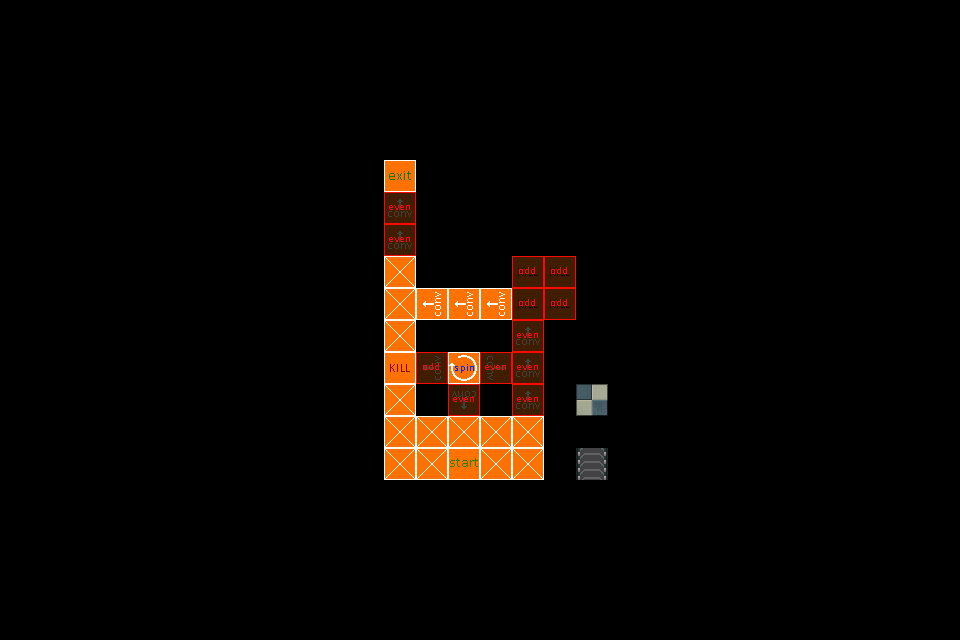

Rendered tile map (Tiled .tmx) drawn with the repository's tilesets; below, a short description and the full map source, tile grids included:
An orthogonal 30x20 tile map with 32x32 px tiles, 3 tile layers (logic, triggers, graphics), 3 tilesets.

<map version="1.8" tiledversion="1.9.2" orientation="orthogonal" renderorder="right-down" width="30" height="20" tilewidth="32" tileheight="32" infinite="0" nextlayerid="7" nextobjectid="1">
 <tileset firstgid="1" source="../tilesets/logic_tiles.tsx" />
 <tileset firstgid="7" source="../tilesets/activator_tiles.tsx" />
 <tileset firstgid="9" source="../tilesets/graphics_tiles.tsx" />
 <group id="2" name="level">
  <layer id="4" name="logic" width="30" height="20">
   <data encoding="csv">
0,0,0,0,0,0,0,0,0,0,0,0,0,0,0,0,0,0,0,0,0,0,0,0,0,0,0,0,0,0,
0,0,0,0,0,0,0,0,0,0,0,0,0,0,0,0,0,0,0,0,0,0,0,0,0,0,0,0,0,0,
0,0,0,0,0,0,0,0,0,0,0,0,0,0,0,0,0,0,0,0,0,0,0,0,0,0,0,0,0,0,
0,0,0,0,0,0,0,0,0,0,0,0,0,0,0,0,0,0,0,0,0,0,0,0,0,0,0,0,0,0,
0,0,0,0,0,0,0,0,0,0,0,0,0,0,0,0,0,0,0,0,0,0,0,0,0,0,0,0,0,0,
0,0,0,0,0,0,0,0,0,0,0,0,2,0,0,0,0,0,0,0,0,0,0,0,0,0,0,0,0,0,
0,0,0,0,0,0,0,0,0,0,0,0,1,0,0,0,0,0,0,0,0,0,0,0,0,0,0,0,0,0,
0,0,0,0,0,0,0,0,0,0,0,0,1,0,0,0,0,0,0,0,0,0,0,0,0,0,0,0,0,0,
0,0,0,0,0,0,0,0,0,0,0,0,3,0,0,0,4,4,0,0,0,0,0,0,0,0,0,0,0,0,
0,0,0,0,0,0,0,0,0,0,0,0,3,1610612737,1610612737,1610612737,4,4,0,0,0,0,0,0,0,0,0,0,0,0,
0,0,0,0,0,0,0,0,0,0,0,0,3,0,0,0,1,0,0,0,0,0,0,0,0,0,0,0,0,0,
0,0,0,0,0,0,0,0,0,0,0,0,4,1610612737,5,2684354561,1,0,0,0,0,0,0,0,0,0,0,0,0,0,
0,0,0,0,0,0,0,0,0,0,0,0,3,0,3221225473,0,1,0,0,0,0,0,0,0,0,0,0,0,0,0,
0,0,0,0,0,0,0,0,0,0,0,0,3,3,3,3,3,0,0,0,0,0,0,0,0,0,0,0,0,0,
0,0,0,0,0,0,0,0,0,0,0,0,3,3,6,3,3,0,3,0,0,0,0,0,0,0,0,0,0,0,
0,0,0,0,0,0,0,0,0,0,0,0,0,0,0,0,0,0,0,0,0,0,0,0,0,0,0,0,0,0,
0,0,0,0,0,0,0,0,0,0,0,0,0,0,0,0,0,0,0,0,0,0,0,0,0,0,0,0,0,0,
0,0,0,0,0,0,0,0,0,0,0,0,0,0,0,0,0,0,0,0,0,0,0,0,0,0,0,0,0,0,
0,0,0,0,0,0,0,0,0,0,0,0,0,0,0,0,0,0,0,0,0,0,0,0,0,0,0,0,0,0,
0,0,0,0,0,0,0,0,0,0,0,0,0,0,0,0,0,0,0,0,0,0,0,0,0,0,0,0,0,0
</data>
  </layer>
  <layer id="5" name="triggers" width="30" height="20">
   <data encoding="csv">
0,0,0,0,0,0,0,0,0,0,0,0,0,0,0,0,0,0,0,0,0,0,0,0,0,0,0,0,0,0,
0,0,0,0,0,0,0,0,0,0,0,0,0,0,0,0,0,0,0,0,0,0,0,0,0,0,0,0,0,0,
0,0,0,0,0,0,0,0,0,0,0,0,0,0,0,0,0,0,0,0,0,0,0,0,0,0,0,0,0,0,
0,0,0,0,0,0,0,0,0,0,0,0,0,0,0,0,0,0,0,0,0,0,0,0,0,0,0,0,0,0,
0,0,0,0,0,0,0,0,0,0,0,0,0,0,0,0,0,0,0,0,0,0,0,0,0,0,0,0,0,0,
0,0,0,0,0,0,0,0,0,0,0,0,0,0,0,0,0,0,0,0,0,0,0,0,0,0,0,0,0,0,
0,0,0,0,0,0,0,0,0,0,0,0,7,0,0,0,0,0,0,0,0,0,0,0,0,0,0,0,0,0,
0,0,0,0,0,0,0,0,0,0,0,0,7,0,0,0,0,0,0,0,0,0,0,0,0,0,0,0,0,0,
0,0,0,0,0,0,0,0,0,0,0,0,0,0,0,0,8,8,0,0,0,0,0,0,0,0,0,0,0,0,
0,0,0,0,0,0,0,0,0,0,0,0,0,0,0,0,8,8,0,0,0,0,0,0,0,0,0,0,0,0,
0,0,0,0,0,0,0,0,0,0,0,0,0,0,0,0,7,0,0,0,0,0,0,0,0,0,0,0,0,0,
0,0,0,0,0,0,0,0,0,0,0,0,0,8,0,7,7,0,0,0,0,0,0,0,0,0,0,0,0,0,
0,0,0,0,0,0,0,0,0,0,0,0,0,0,7,0,7,0,0,0,0,0,0,0,0,0,0,0,0,0,
0,0,0,0,0,0,0,0,0,0,0,0,0,0,0,0,0,0,0,0,0,0,0,0,0,0,0,0,0,0,
0,0,0,0,0,0,0,0,0,0,0,0,0,0,0,0,0,0,7,0,0,0,0,0,0,0,0,0,0,0,
0,0,0,0,0,0,0,0,0,0,0,0,0,0,0,0,0,0,0,0,0,0,0,0,0,0,0,0,0,0,
0,0,0,0,0,0,0,0,0,0,0,0,0,0,0,0,0,0,0,0,0,0,0,0,0,0,0,0,0,0,
0,0,0,0,0,0,0,0,0,0,0,0,0,0,0,0,0,0,0,0,0,0,0,0,0,0,0,0,0,0,
0,0,0,0,0,0,0,0,0,0,0,0,0,0,0,0,0,0,0,0,0,0,0,0,0,0,0,0,0,0,
0,0,0,0,0,0,0,0,0,0,0,0,0,0,0,0,0,0,0,0,0,0,0,0,0,0,0,0,0,0
</data>
  </layer>
 </group>
 <layer id="6" name="graphics" width="30" height="20">
  <data encoding="csv">
0,0,0,0,0,0,0,0,0,0,0,0,0,0,0,0,0,0,0,0,0,0,0,0,0,0,0,0,0,0,
0,0,0,0,0,0,0,0,0,0,0,0,0,0,0,0,0,0,0,0,0,0,0,0,0,0,0,0,0,0,
0,0,0,0,0,0,0,0,0,0,0,0,0,0,0,0,0,0,0,0,0,0,0,0,0,0,0,0,0,0,
0,0,0,0,0,0,0,0,0,0,0,0,0,0,0,0,0,0,0,0,0,0,0,0,0,0,0,0,0,0,
0,0,0,0,0,0,0,0,0,0,0,0,0,0,0,0,0,0,0,0,0,0,0,0,0,0,0,0,0,0,
0,0,0,0,0,0,0,0,0,0,0,0,0,0,0,0,0,0,0,0,0,0,0,0,0,0,0,0,0,0,
0,0,0,0,0,0,0,0,0,0,0,0,0,0,0,0,0,0,0,0,0,0,0,0,0,0,0,0,0,0,
0,0,0,0,0,0,0,0,0,0,0,0,0,0,0,0,0,0,0,0,0,0,0,0,0,0,0,0,0,0,
0,0,0,0,0,0,0,0,0,0,0,0,0,0,0,0,0,0,0,0,0,0,0,0,0,0,0,0,0,0,
0,0,0,0,0,0,0,0,0,0,0,0,0,0,0,0,0,0,0,0,0,0,0,0,0,0,0,0,0,0,
0,0,0,0,0,0,0,0,0,0,0,0,0,0,0,0,0,0,0,0,0,0,0,0,0,0,0,0,0,0,
0,0,0,0,0,0,0,0,0,0,0,0,0,0,0,0,0,0,0,0,0,0,0,0,0,0,0,0,0,0,
0,0,0,0,0,0,0,0,0,0,0,0,0,0,0,0,0,0,15,0,0,0,0,0,0,0,0,0,0,0,
0,0,0,0,0,0,0,0,0,0,0,0,0,0,0,0,0,0,0,0,0,0,0,0,0,0,0,0,0,0,
0,0,0,0,0,0,0,0,0,0,0,0,0,0,0,0,0,0,9,0,0,0,0,0,0,0,0,0,0,0,
0,0,0,0,0,0,0,0,0,0,0,0,0,0,0,0,0,0,0,0,0,0,0,0,0,0,0,0,0,0,
0,0,0,0,0,0,0,0,0,0,0,0,0,0,0,0,0,0,0,0,0,0,0,0,0,0,0,0,0,0,
0,0,0,0,0,0,0,0,0,0,0,0,0,0,0,0,0,0,0,0,0,0,0,0,0,0,0,0,0,0,
0,0,0,0,0,0,0,0,0,0,0,0,0,0,0,0,0,0,0,0,0,0,0,0,0,0,0,0,0,0,
0,0,0,0,0,0,0,0,0,0,0,0,0,0,0,0,0,0,0,0,0,0,0,0,0,0,0,0,0,0
</data>
 </layer>
</map>
